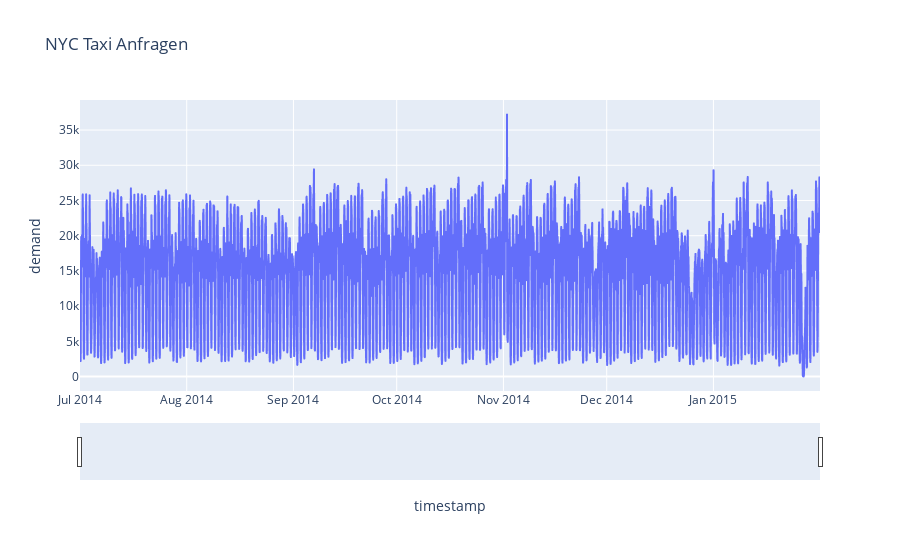

The cell this chart's notebook holds for it:
### Code cell
fig = px.line(df.reset_index(), x='timestamp', y='demand', title='NYC Taxi Anfragen')

fig.update_xaxes(
    rangeslider_visible=True,
)
fig.show()

### Figure 1 — Plotly figure (JSON) as saved in the notebook; plotly's stock layout.template omitted (floating-point values rounded to 4 significant figures; data arrays with more than 128 entries replaced by an {"elided": "..."} marker saying what was removed)
{"data": [{"hovertemplate": "timestamp=%{x}<br>demand=%{y}<extra></extra>", "legendgroup": "", "line": {"color": "#636efa", "dash": "solid"}, "mode": "lines", "name": "", "showlegend": false, "type": "scattergl", "x": {"elided": "5160 str values"}, "xaxis": "x", "y": {"elided": "5160 float values"}, "yaxis": "y"}], "layout": {"legend": {"tracegroupgap": 0}, "title": {"text": "NYC Taxi Anfragen"}, "xaxis": {"anchor": "y", "domain": [0, 1], "rangeslider": {"visible": true}, "title": {"text": "timestamp"}}, "yaxis": {"anchor": "x", "domain": [0, 1], "title": {"text": "demand"}}}}
